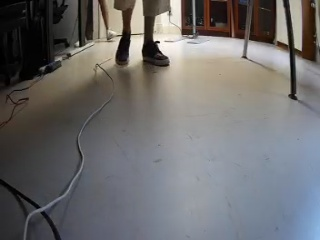
#> input picture following/imgTest/1696844827673019__st+0.01__th+0.09__dsp+1.4__he+180.00__src.dnn.pre-intervention.jpg, 320 x 240 px
$ python -i image.py   (imports and definitions only)
#> lines starting #> are read from the running program, lines starting #| are printed output that depends on the picture
from __future__ import absolute_import

from functools import partial

import cv2
import numpy as np

from BYODR_utils.common.option import PropertyError


def hwc_bgr_to_yuv(img):
    return cv2.cvtColor(img, cv2.COLOR_BGR2YUV)


def hwc_to_chw(img):
    # Switch to C,H,W.
    return None if img is None else img.transpose((2, 0, 1))


def _image(image, im_width=32, im_height=32, crop_top=0, crop_bottom=0, yuv=False, chw=False, dtype=np.uint8):
    image = cv2.resize(image, (im_width, im_height + crop_top + crop_bottom))[crop_top : im_height + crop_top, ...]
    image = hwc_bgr_to_yuv(image) if yuv else image
    image = image.astype(dtype)
    image = hwc_to_chw(image) if chw else image
    return image


def hwc_alexnet(image, resize_wh=None):
    image = image if resize_wh is None else cv2.resize(image, resize_wh)
    return _image(image, im_width=227, im_height=227, yuv=False, chw=False)


def hwc_squeeze(image, resize_wh=None):
    image = image if resize_wh is None else cv2.resize(image, resize_wh)
    return _image(image, im_width=200, im_height=100, yuv=False, chw=False)


def caffe_dave_200_66(image, resize_wh=None, crop=(0, 0, 0, 0), dave=True, yuv=True, chw=True):
    # If resize is not the first operation, then resize the incoming image to the start of the data pipeline persistent images.
    image = image if resize_wh is None else cv2.resize(image, resize_wh)
    top, right, bottom, left = crop
    image = image[top : image.shape[0] - bottom, left : image.shape[1] - right]
    image = cv2.resize(image, (200, 66)) if dave else image
    image = hwc_bgr_to_yuv(image) if yuv else image
    image = hwc_to_chw(image) if chw else image
    image = image.astype(np.uint8)
    return image


class Alternator(object):
    def __init__(self, f1, f2):
        self.f_list = [f1, f2]
        self.index = 0

    def __call__(self, *args, **kwargs):
        self.index = 0 if self.index == 1 else 1
        return self.f_list[self.index](*args, **kwargs)


_registered_functions = {
    "alex__200_100": partial(hwc_squeeze, resize_wh=(320, 240)),
    "dave__320_240__200_66__0": partial(caffe_dave_200_66, resize_wh=(320, 240), crop=(0, 0, 0, 0), yuv=False, chw=False),
    "dave__320_240__200_66__70_0_10_0": partial(caffe_dave_200_66, resize_wh=(320, 240), crop=(70, 0, 10, 0), yuv=False, chw=False),
    # 'alex__exr1': Alternator(partial(_exr_alex_img, top=True), partial(_exr_alex_img, top=False))
}


def get_registered_function(key, default_value, errors, **kwargs):
    name = kwargs.get(key, default_value)
    if name in _registered_functions:
        return _registered_functions.get(name)
    else:
        errors.append(PropertyError(key=key, msg="Not a function"))
        return lambda x: x

>>> import cv2
>>> picture = cv2.imread('../../../following/imgTest/1696844827673019__st+0.01__th+0.09__dsp+1.4__he+180.00__src.dnn.pre-intervention.jpg')
#> picture is the input picture: shape (240, 320, 3); mean B, G, R 109.7, 109.2, 110.1
>>> result = hwc_alexnet(picture)
#> in _image, `image = cv2.resize(image, (im_width, im_height + crop_top + crop_botto..`:
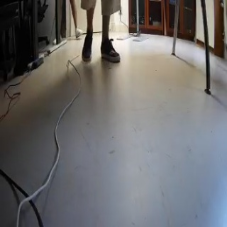
#> image: shape (227, 227, 3); mean of channels 0, 1, 2 109.6, 109.1, 110; drawn as B, G, R

$ run again, on following/imgTest/1696844846272030__st-0.00__th+0.00__dsp+0.0__he+180.00__src.console.jpg
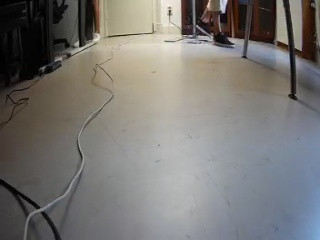
#> input picture following/imgTest/1696844846272030__st-0.00__th+0.00__dsp+0.0__he+180.00__src.console.jpg, 320 x 240 px
#> picture is the input picture: shape (240, 320, 3); mean B, G, R 115.8, 118.6, 120.7
#> in _image, `image = cv2.resize(image, (im_width, im_height + crop_top + crop_botto..`:
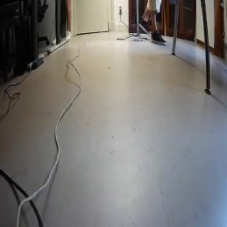
#> image: shape (227, 227, 3); mean of channels 0, 1, 2 115.7, 118.5, 120.6; drawn as B, G, R
